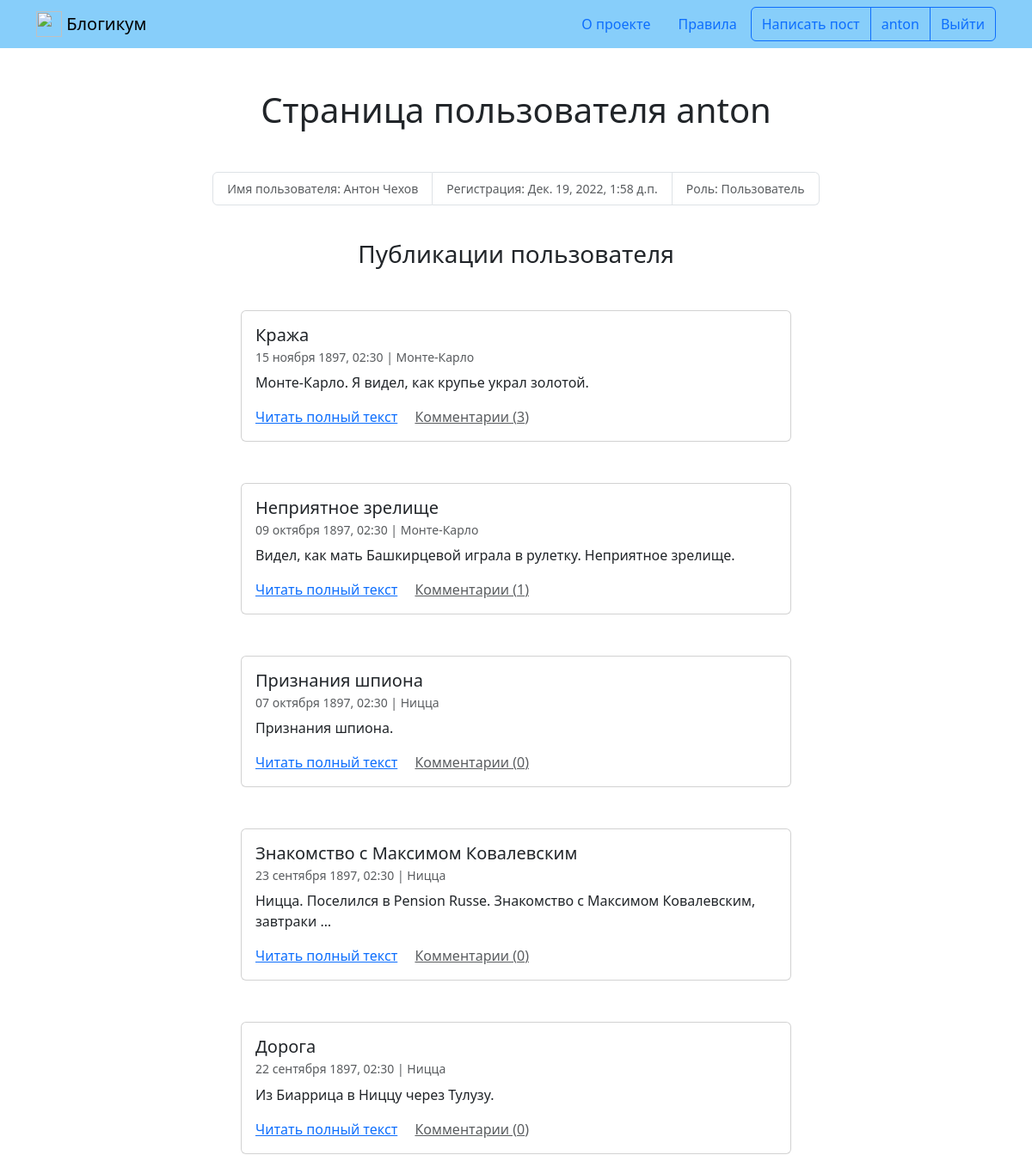
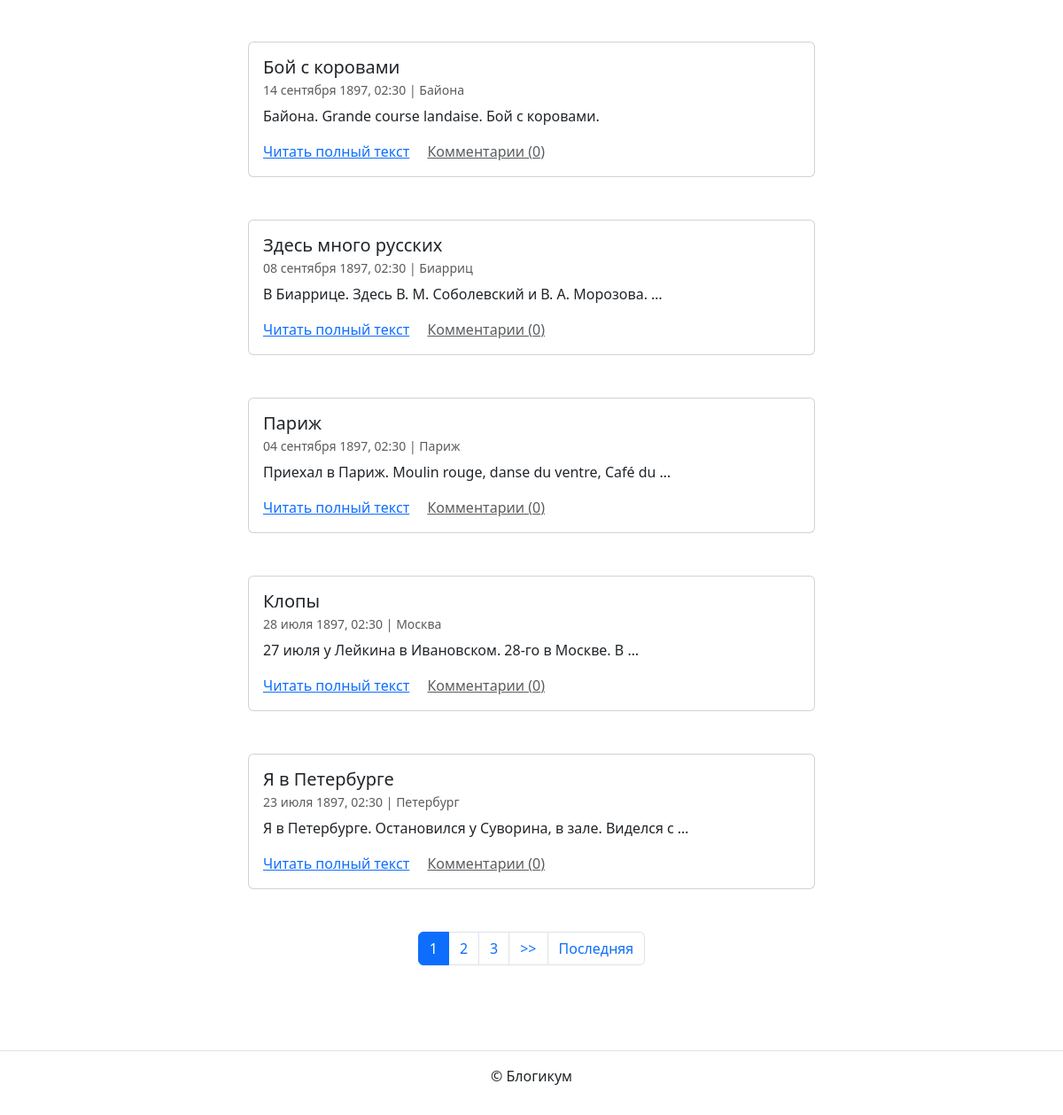
Screenshot of /profile/anton/ with the database file from the repository (2 pictures, top to bottom).
### blog/models.py (models this page shows, shortened)
class BaseModel(models.Model):
    is_published = models.BooleanField(
        default=True,
        verbose_name='Опубликовано',
        help_text='Снимите галочку, чтобы скрыть публикацию.'
    )
    created_at = models.DateTimeField(
        auto_now_add=True,
        verbose_name='Добавлено'
    )
    class Meta:
        abstract = True
        ordering = ('-created_at', )

class Post(BaseModel):
    title = models.CharField(
        max_length=settings.MAX_FIELD_LENGTH,
        verbose_name='Заголовок'
    )
    text = models.TextField(verbose_name='Текст')
    pub_date = models.DateTimeField(
        verbose_name='Дата и время публикации',
        help_text=('Если установить дату и время в будущем'
                   ' — можно делать отложенные публикации.')
    )
    author = models.ForeignKey(
        User,
        on_delete=models.CASCADE,
        verbose_name='Автор публикации'
    )
    location = models.ForeignKey(
        Location,
        on_delete=models.SET_NULL,
        null=True,
        blank=True,
        verbose_name='Местоположение'
    )
    category = models.ForeignKey(
        Category,
        on_delete=models.SET_NULL,
        null=True,
        verbose_name='Категория'
    )
    image = models.ImageField(
        'Фотография',
        upload_to='post_photo',
        blank=True
    )
    objects = PostQuerySet.as_manager()
    published = PostManager()
    class Meta:
        default_related_name = 'posts'
        ordering = ('-pub_date', )
        verbose_name = 'публикация'
        verbose_name_plural = 'Публикации'

class Location(BaseModel):
    name = models.CharField(
        max_length=settings.MAX_FIELD_LENGTH,
        verbose_name='Название места'
    )
    class Meta:
        verbose_name = 'местоположение'
        verbose_name_plural = 'Местоположения'

### blog/views.py (the view)
class PostsUserView(SingleObjectMixin, ListView):
    template_name = 'blog/profile.html'
    slug_field = 'username'
    paginate_by = 10
    def get(self, request, *args, **kwargs):
        self.object = self.get_object(queryset=User.objects.all())
        return super().get(request, *args, **kwargs)
    def get_context_data(self, **kwargs):
        context = super().get_context_data(**kwargs)
        context['profile'] = self.object
        return context
    def get_queryset(self):
        if self.object == self.request.user:
            return self.object.posts.comment_count().order_by('-pub_date')
        else:
            return self.object.posts(
                manager='published'
            ).all().order_by('-pub_date')

### blog/models.py (called while the page is built)
    def with_related_data(self):
        return self.select_related(
            'author', 'location', 'category'
        )

    def published(self):
        return self.filter(
            models.Q(pub_date__lte=timezone.now())
            & models.Q(is_published=True)
            & models.Q(category__is_published=True)
        )

    def comment_count(self):
        return self.annotate(
            comment_count=Count('comments')
        )

    def get_queryset(self):
        return (
            PostQuerySet(self.model)
            .with_related_data()
            .published()
            .comment_count()
        )

### templates/blog/profile.html (shortened to what this page needs)
{% extends "base.html" %}
{% block content %}
  <h1 class="mb-5 text-center ">Страница пользователя {{ profile.username }}</h1>
  <small>
    <ul class="list-group list-group-horizontal justify-content-center mb-3">
      <li class="list-group-item text-muted">Имя пользователя: {% if profile.get_full_name %}{{ profile.get_full_name }}{% else %}не указано{% endif %}</li>
      <li class="list-group-item text-muted">Регистрация: {{ profile.date_joined }}</li>
      <li class="list-group-item text-muted">Роль: {% if profile.is_staff %}Админ{% else %}Пользователь{% endif %}</li>
    </ul>
  </small>
  <br>
  <h3 class="mb-5 text-center">Публикации пользователя</h3>
  {% for post in page_obj %}
    <article class="mb-5">
      {% include "includes/post_card.html" %}
    </article>
  {% endfor %}
  {% include "includes/paginator.html" %}
{% endblock %}

### templates/includes/header.html (shortened to what this page needs)
{% load static %}
<header>
  <nav class="navbar navbar-light" style="background-color: lightskyblue">
    <div class="container">
      <a class="navbar-brand" href="{% url 'blog:index' %}">
        <img src="{% static 'img/logo.png' %}" width="30" height="30" class="d-inline-block align-top" alt="">
        Блогикум
      </a>
      {% with request.resolver_match.view_name as view_name %}
        <ul class="nav  nav-pills">
          <li class="nav-item">
            <a class="nav-link {% if view_name == 'pages:about' %} text-white {% endif %}" href="{% url 'pages:about' %}">
              О проекте
            </a>
          </li>
          <li class="nav-item">
            <a class="nav-link {% if view_name == 'pages:rules' %} text-white {% endif %}" href="{% url 'pages:rules' %}">
              Правила
            </a>
          </li>
          {% if user.is_authenticated %}
            <div class="btn-group" role="group" aria-label="Basic outlined example">
              <button type="button" class="btn btn-outline-primary"><a class="text-decoration-none text-reset"
                  href="{% url 'blog:create_post' %}">Написать пост</a></button>
              <button type="button" class="btn btn-outline-primary"><a class="text-decoration-none text-reset"
                  href="{% url 'blog:profile' user.username %}">{{ user.username }}</a></button>
              <button type="button" class="btn btn-outline-primary"><a class="text-decoration-none text-reset"
                  href="{% url 'logout' %}">Выйти</a></button>
            </div>
          {% endif %}
        </ul>
      {% endwith %}
    </div>
  </nav>
</header>

### templates/includes/post_card.html (shortened to what this page needs)
<div class="col d-flex justify-content-center">
  <div class="card" style="width: 40rem;">
    <div class="card-body">
      <h5 class="card-title">{{ post.title }}</h5>
      <h6 class="card-subtitle mb-2 text-muted">
        <small>
          {{ post.pub_date|date:"d E Y, H:i" }} | {% if post.location and post.location.is_published %}{{ post.location.name }}{% else %}Планета Земля{% endif %}<br>
        </small>
      </h6>
      <p class="card-text">{{ post.text|truncatewords:10 }}</p>
      <a href="{% url 'blog:post_detail' post.id %}" class="card-link">Читать полный текст</a>
      <a href="{% url 'blog:post_detail' post.id %}" class="card-link text-muted">Комментарии ({{ post.comment_count }})</a>
    </div>
  </div>
</div>

### rows the page displays
Post: title "Кража", pub_date "15 ноября 1897, 02:30", location.name "Монте-Карло", text "Монте-Карло. Я видел, как крупье украл золотой.", comment_count "3"
Post: title "Неприятное зрелище", pub_date "09 октября 1897, 02:30", location.name "Монте-Карло", text "Видел, как мать Башкирцевой играла в рулетку. Неприятное зрелище.", comment_count "1"
Post: title "Признания шпиона", pub_date "07 октября 1897, 02:30", location.name "Ницца", text "Признания шпиона.", comment_count "0"
Post: title "Знакомство с Максимом Ковалевским", pub_date "23 сентября 1897, 02:30", location.name "Ницца", text "Ницца. Поселился в Pension Russe. Знакомство с Максимом Ковалевским, завтраки …", comment_count "0"
Post: title "Дорога", pub_date "22 сентября 1897, 02:30", location.name "Ницца", text "Из Биаррица в Ниццу через Тулузу.", comment_count "0"
Post: title "Бой с коровами", pub_date "14 сентября 1897, 02:30", location.name "Байона", text "Байона. Grande course landaise. Бой с коровами.", comment_count "0"
Post: title "Здесь много русских", pub_date "08 сентября 1897, 02:30", location.name "Биарриц", text "В Биаррице. Здесь В. М. Соболевский и В. А. Морозова. …", comment_count "0"
Post: title "Париж", pub_date "04 сентября 1897, 02:30", location.name "Париж", text "Приехал в Париж. Moulin rouge, danse du ventre, Café du …", comment_count "0"
Post: title "Клопы", pub_date "28 июля 1897, 02:30", location.name "Москва", text "27 июля у Лейкина в Ивановском. 28-го в Москве. В …", comment_count "0"
Post: title "Я в Петербурге", pub_date "23 июля 1897, 02:30", location.name "Петербург", text "Я в Петербурге. Остановился у Суворина, в зале. Виделся с …", comment_count "0"

### other values shown
{{ user.username }} "anton"
{{ profile.username }} "anton"
{{ profile.get_full_name }} "Антон Чехов"
{{ profile.date_joined }} "Дек. 19, 2022, 1:58 д.п."
{{ i }} "1"
{{ i }} "2" "3"
